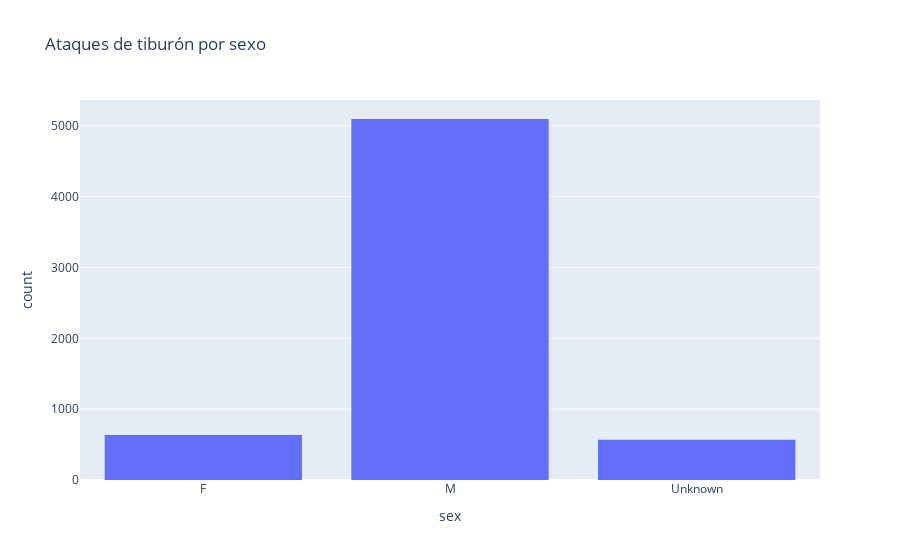

Notebook code cell kept with this figure:
### Markdown cell above
***
1. El sexo masculino ha sufrido más ataques de tiburón.

### Code cell
fig = px.histogram(sharks, x="sex",
                  title = "Ataques de tiburón por sexo")
fig.show()

### Figure 1 — Plotly figure (JSON) as saved in the notebook; plotly's stock layout.template omitted (floating-point values rounded to 4 significant figures; data arrays with more than 128 entries replaced by an {"elided": "..."} marker saying what was removed)
{"data": [{"alignmentgroup": "True", "bingroup": "x", "hovertemplate": "sex=%{x}<br>count=%{y}<extra></extra>", "legendgroup": "", "marker": {"color": "#636efa", "pattern": {"shape": ""}}, "name": "", "offsetgroup": "", "orientation": "v", "showlegend": false, "type": "histogram", "x": {"elided": "6302 str values"}, "xaxis": "x", "yaxis": "y"}], "layout": {"barmode": "relative", "legend": {"tracegroupgap": 0}, "title": {"text": "Ataques de tiburón por sexo"}, "xaxis": {"anchor": "y", "domain": [0, 1], "title": {"text": "sex"}}, "yaxis": {"anchor": "x", "domain": [0, 1], "title": {"text": "count"}}}}
